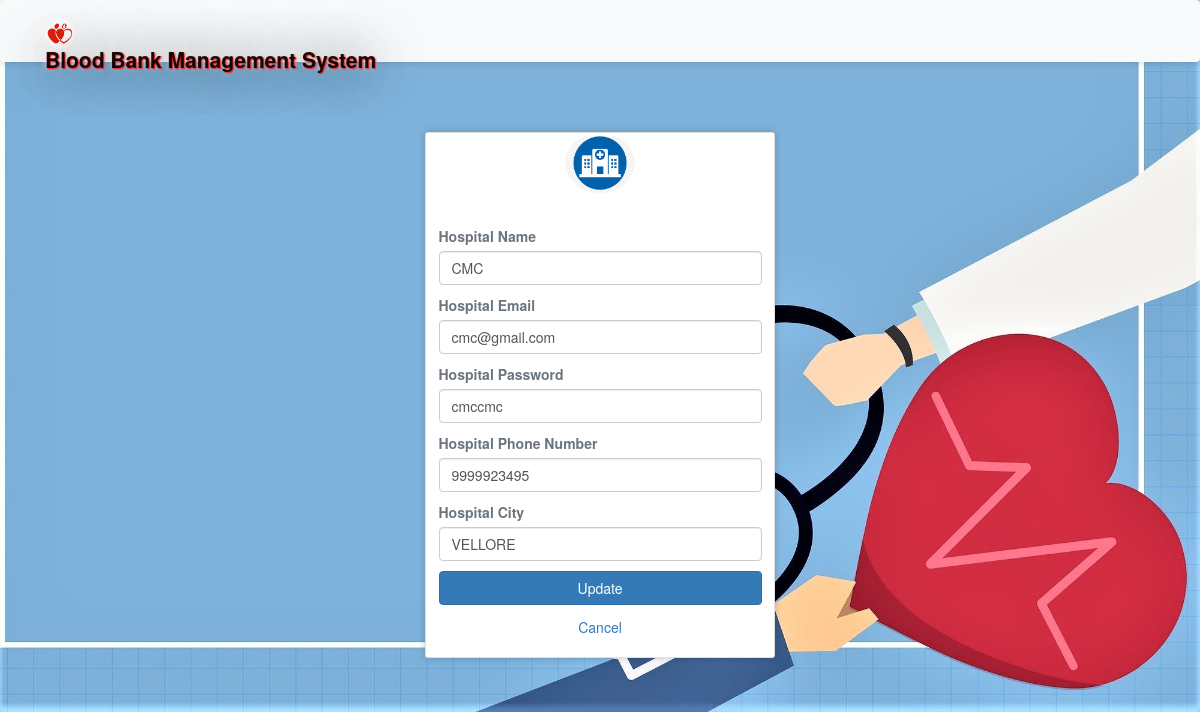
/hprofile.php (signed in), run on the app's committed database.
### tables this page shows
CREATE TABLE IF NOT EXISTS `hospitals` (
  `id` int(11) NOT NULL AUTO_INCREMENT,
  `hname` varchar(100) NOT NULL,
  `hemail` varchar(100) NOT NULL,
  `hpassword` varchar(100) NOT NULL,
  `hphone` varchar(100) NOT NULL,
  `hcity` varchar(100) NOT NULL,
  PRIMARY KEY (`id`)
);

### hprofile.php (the view, shortened to what this page needs)
<?php
require 'file/connection.php';
if(!isset($_SESSION['hid']))
{
  header('location:login.php');
}
else {
	if(isset($_SESSION['hid'])){
		$id=$_SESSION['hid'];
		$sql = "SELECT * FROM hospitals WHERE id='$id'";
		$result = mysqli_query($conn, $sql);
		$row = mysqli_fetch_array($result);
	}
}
?>
<!DOCTYPE html>
<html>
<?php require 'head.php';?>
<body>
	<?php require 'header2.php'; ?>
	<div class="container cont">
		<div class="row justify-content-center">
			<div class="col-lg-4 col-md-4 col-sm-6 mb-5">
				<div class="card">
					<div class="media justify-content-center mt-1">
						<img src="image/hospital.png" alt="profile" class="rounded-circle" width="70" height="60">
					</div>
					<div class="card-body">
					   <form action="file/updateprofile.php" method="post">
					   	<label class="text-muted font-weight-bold" class="text-muted font-weight-bold">Hospital Name</label>
						<input type="text" name="hname" value="<?php echo $row['hname']; ?>" class="form-control mb-3">
						<label class="text-muted font-weight-bold">Hospital Email</label>
						<input type="email" name="hemail" value="<?php echo $row['hemail']; ?>" class="form-control mb-3">
						<label class="text-muted font-weight-bold">Hospital Password</label>
						<input type="text" name="hpassword" value="<?php echo $row['hpassword']; ?>" class="form-control mb-3">
						<label class="text-muted font-weight-bold">Hospital Phone Number</label>
						<input type="text" name="hphone" value="<?php echo $row['hphone']; ?>" class="form-control mb-3">
						<label class="text-muted font-weight-bold">Hospital City</label>
						<input type="text" name="hcity" value="<?php echo $row['hcity']; ?>" class="form-control mb-3">
						<input type="submit" name="update" class="btn btn-block btn-primary" value="Update">
					   </form>
					</div>
					<a href="hospitalpage.html" class="text-center">Cancel</a><br>
				</div>
			</div>
		</div>
	</div>
</body>
</html>

### css/style.css (style rules this page uses)
.cont { padding-top: 40px; text-align: justify; font-size: 1em; }
.card ,nav, .footer,tr,video { border-radius: 3px; transition: all 200ms ease-out; box-shadow: 0px 0px 7px rgba(0, 0, 0, 0.2); }
.rounded-circle { margin-top: -2.5px; }
form { padding-top: 20px; }
a:link { text-decoration: none; }

### hprofile.php (style rules this page uses)
body { background: url(jastimage/bb18.jpg) no-repeat center; background-size: cover; min-height: 0; height: 650px; }

### data on the page
hospitals: hname "CMC", hemail "cmc@gmail.com", hpassword "cmccmc", hphone "9999923495", hcity "VELLORE"
